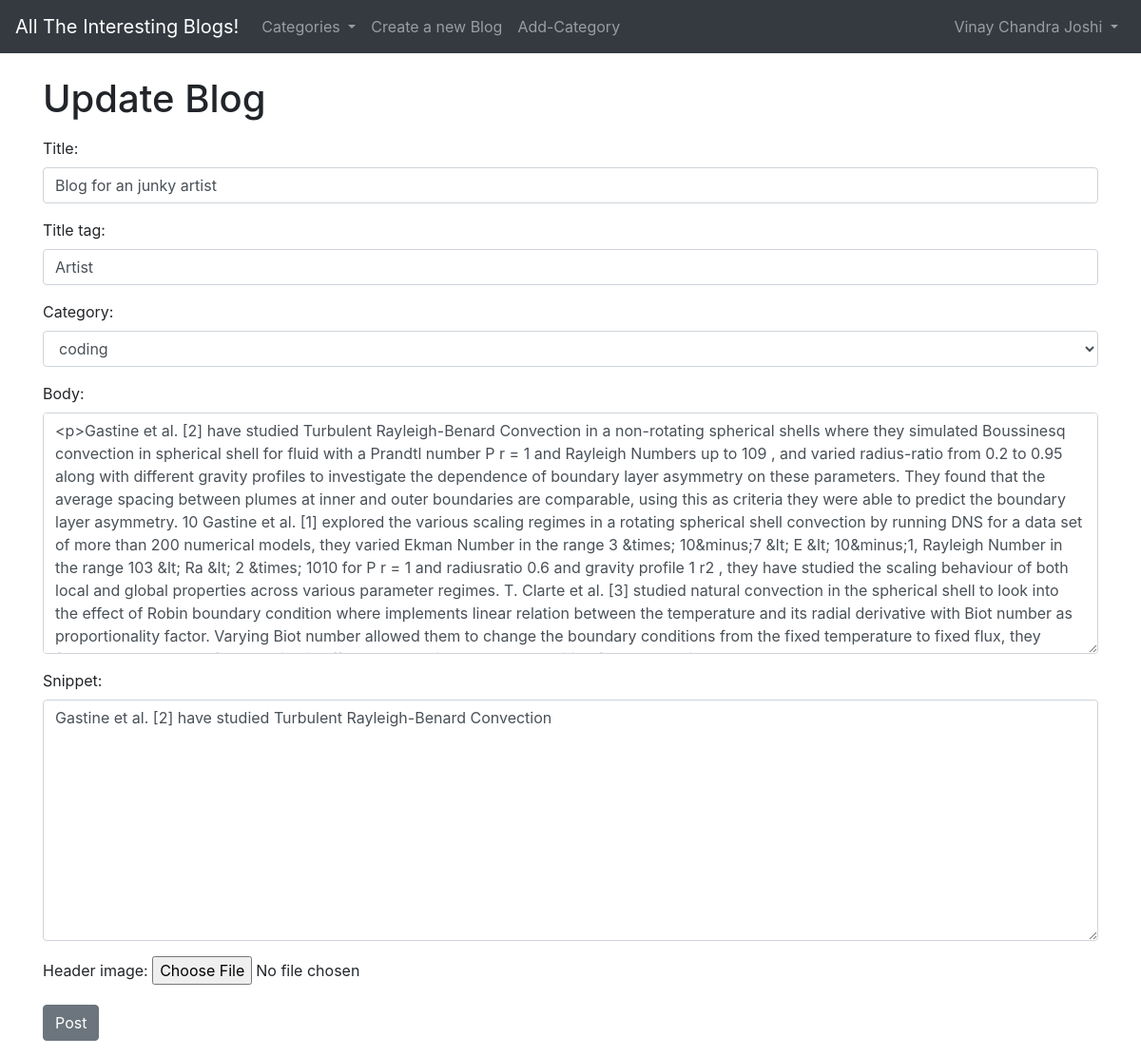
Page /home/updatePost/2/ (signed in) on the earlier database version.
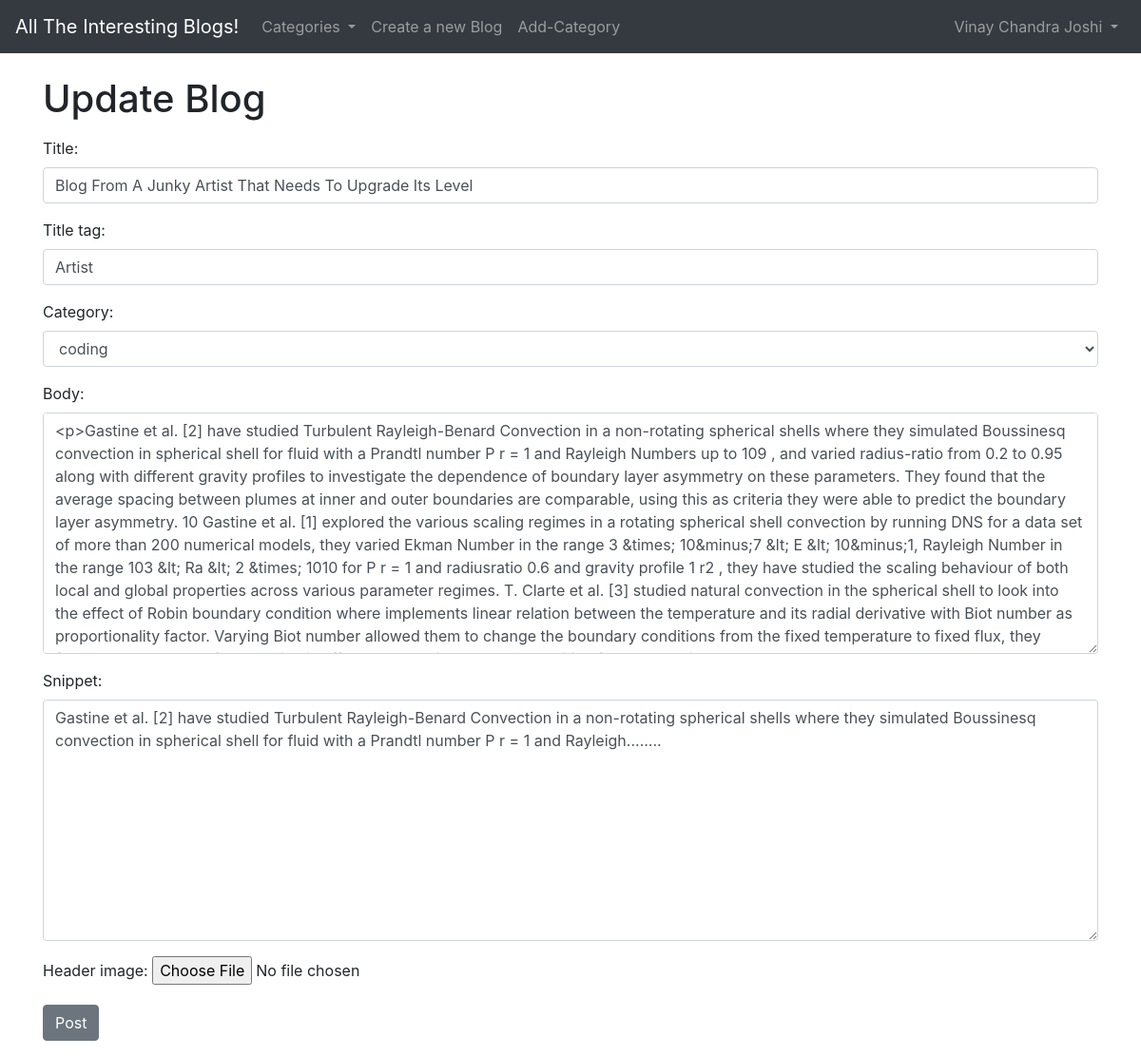
Same page on the later database version.
### blogApi/models.py (models this page shows, shortened)
class Post(models.Model):
    title = models.CharField(max_length=200)
    auther = models.ForeignKey(User, on_delete=models.CASCADE)
    title_tag = models.CharField(max_length=255)
    header_image = models.ImageField(null=True, blank=True, upload_to='images/')
    body = RichTextField(blank=True, null = True)
    date_publication = models.DateTimeField(auto_now_add=True)
    category = models.CharField(max_length=255, default='coding')
    snippet = models.CharField(max_length=1000)

### blogApi/views.py (the view)
# urls.py: path('updatePost/<int:pk>/', updatePostView, name='update-post'),
def updatePostView(request, pk):
    instance = Post.objects.get(pk=pk)
    if request.method=='POST':
        form = PostFormSecond(request.POST, request.FILES, instance=instance)
        if form.is_valid():
            instance = form.save()
            return redirect('/home/' + str(instance.id))
    else:
        form = PostFormSecond(instance=instance)
    userId = instance.auther.id
    context = {'form': form, 'userId': userId }
    return render(request, 'update_article.html', context)

### blogApi/forms.py
class PostFormSecond(forms.ModelForm):
    class Meta:
        model = Post
        fields = ['title', 'title_tag','category', 'body', 'snippet', 'header_image']
        widgets = {
            'title': forms.TextInput(attrs={'class': 'form-control'}),
            'title_tag': forms.TextInput(attrs={'class': 'form-control'}),
            'category': forms.Select(choices=cats, attrs={'class': 'form-control'}),
            'body': forms.Textarea(attrs={'class': 'form-control'}),
            'snippet': forms.Textarea(attrs={'class': 'form-control'}),
        }

### blogApi/context_processors.py (called while the page is built)
def blog_Api_Context_Processor(request):
    context = {}
    ur = '/home/'
    if request.path.endswith(ur) or request.path.startswith(ur+'updatePost/')  :
        querySet = Category.objects.all()
        categories = [obj.name for obj in querySet]
        context['categ'] = categories
    return context

### blogApi/templates/update_article.html (shortened to what this page needs)
{% extends 'base.html' %}
{% block content %}
{% if user.id == userId  and user.is_authenticated %}
    <h1>Update Blog</h1>
        <p class="form-group">
            <form method="post" enctype="multipart/form-data">
                {{ form.as_p }}
                <button type="submit" class="btn btn-secondary">Post</button>
                </form>
        </p>
{% else %}
    <h4>You cannot edit this Post</h4>
{% endif %}
{% endblock %}

Differences in the rows shown:
changed Post "Artist": title "Blog for an junky artist" → "Blog From A Junky Artist That Needs To Upgrade Its Level"; snippet "Gastine et al. [2] have studied Turbulent Rayleigh-Benard Convection" → "…studied Turbulent Rayleigh-Benard Convection in a non-rotating spherical shells where they simulated Boussinesq convection in spherical shell for fluid with a Prandtl number P r = 1 and Rayleigh........"
